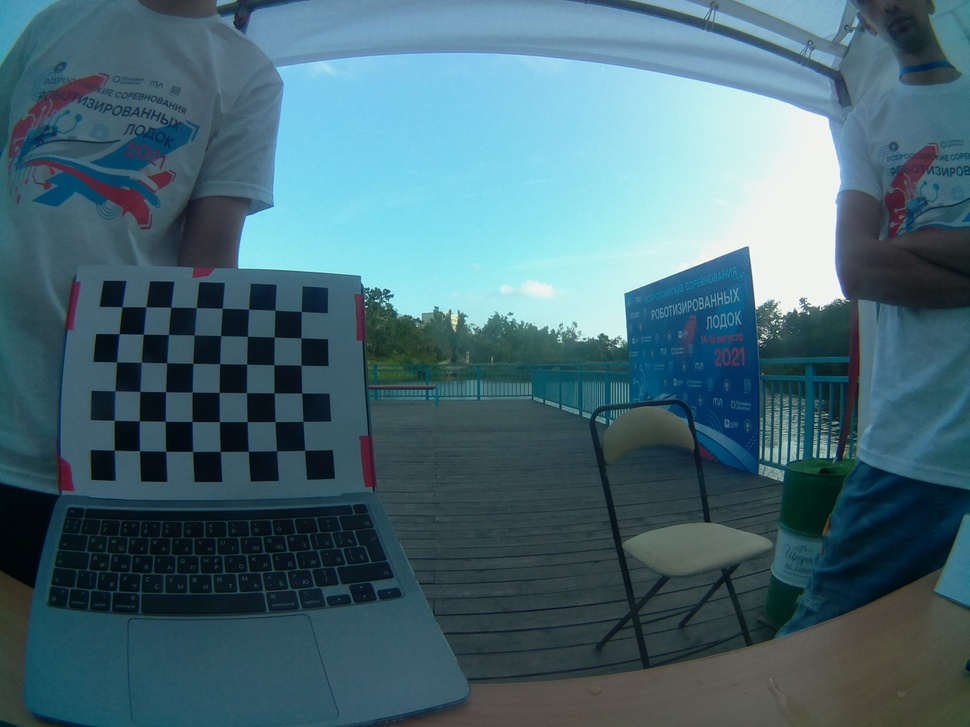
#> input picture camera_calibration/calibration_images/calibration_1.jpg, 970 x 727 px, shrunk from 2592 x 1944 before the run; its folder holds only this picture in this run
$ python example.py
#> lines starting #> are read from the running program, lines starting #| are printed output that depends on the picture; after the words box and inside, x2 and y2 are one past the last pixel; in counts of white or black regions, pixels touching at a corner belong together
import numpy as np
import cv2 as cv
import glob
# Условие прекращения
criteria = (cv.TERM_CRITERIA_EPS + cv.TERM_CRITERIA_MAX_ITER, 30, 0.001)
# Подготовить точки объекта, такие как (0,0,0), (1,0,0), (2,0,0) ...., (6,5,0)
objp = np.zeros((6*8,3), np.float32)
objp[:,:2] = np.mgrid[0:8,0:6].T.reshape(-1,2)
# Используется для хранения точек объекта и точек изображения всех изображений.
objpoints = [] # 3д очка в реальном мире
imgpoints = [] # 2d точки на изображении
images = glob.glob('calibration_images/*.jpg')
for fname in images:
    img = cv.imread(fname)
#> img is the input picture: shape (727, 970, 3); mean B, G, R 116, 104.8, 71.3
    gray = cv.cvtColor(img, cv.COLOR_BGR2GRAY)
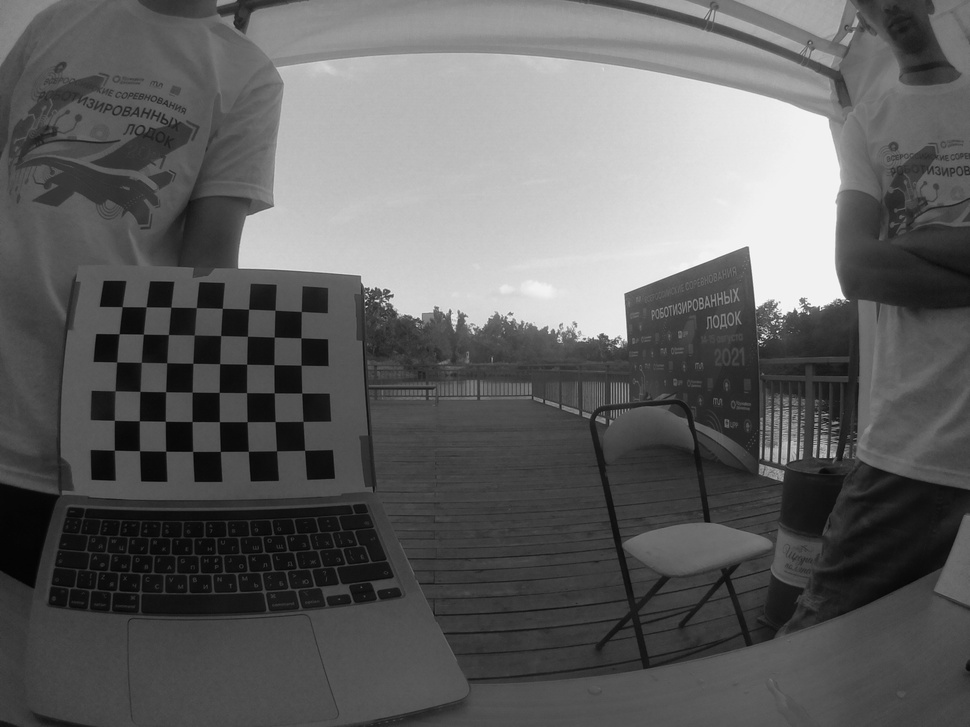
#> gray: shape (727, 970); min 2, max 252, mean 96.1
    cv.imwrite('gray.png', gray)
    # Найдите угол доски
    print('ing')
    ret, corners = cv.findChessboardCorners(gray, (6,8), None)
#> ret = True; corners = 48 rows, first 8: [114.4, 450.1], [114.5, 420.3], [115.1, 390.8], [116.7, 361.9], [119.1, 333.8], [122.1, 306.6], [139.5, 450.7], [139.3, 420.8]
    # Если найдено, добавить точку объекта, точку изображения (после доработки)
    if ret == True:
        objpoints.append(objp)
        corners2 = cv.cornerSubPix(gray,corners, (11,11), (-1,-1), criteria)
#> corners2 = 48 rows, first 8: [114.3, 450.2], [114.4, 420.3], [115.1, 390.8], [116.6, 361.9], [119, 333.7], [122.2, 306.6], [139.5, 450.7], [139.3, 420.8]
        imgpoints.append(corners)
        # Нарисовать и отобразить углы
        cv.drawChessboardCorners(img, (8,6), corners2, ret)
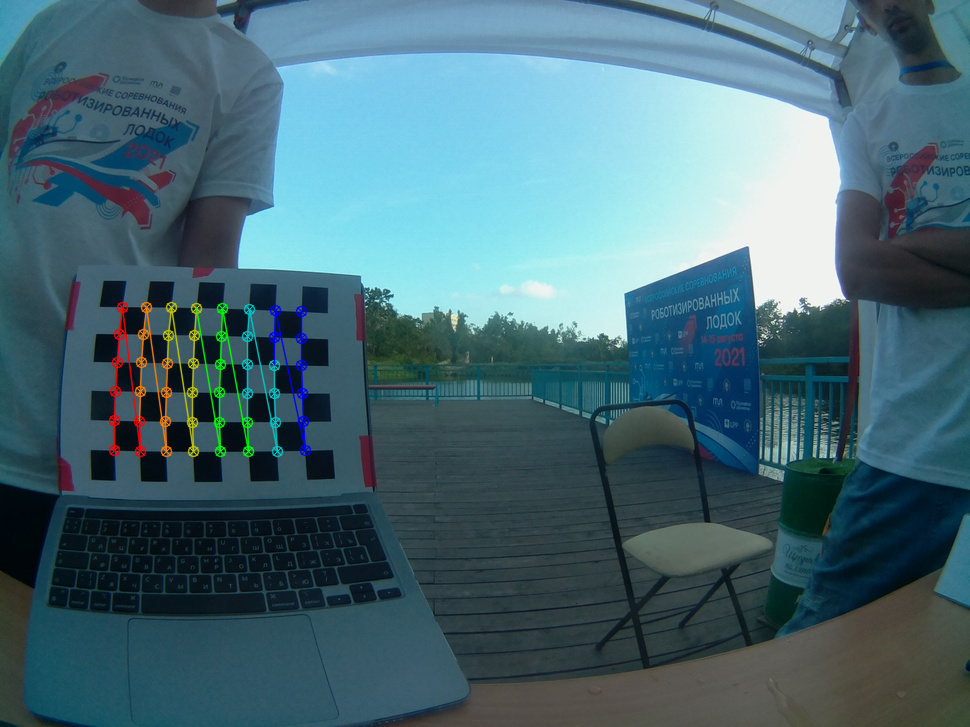
#> img: shape (727, 970, 3); 1.42% of pixels changed, all inside (x1, y1, x2, y2) = (108, 301, 312, 458)
        # cv.imshow('img', img)
        # cv.waitKey(500)
        cv.imwrite('calibresult1.png', img)
        print('done')
cv.destroyAllWindows()

$ run again, on camera_calibration/calibration_images/calibration_3.jpg
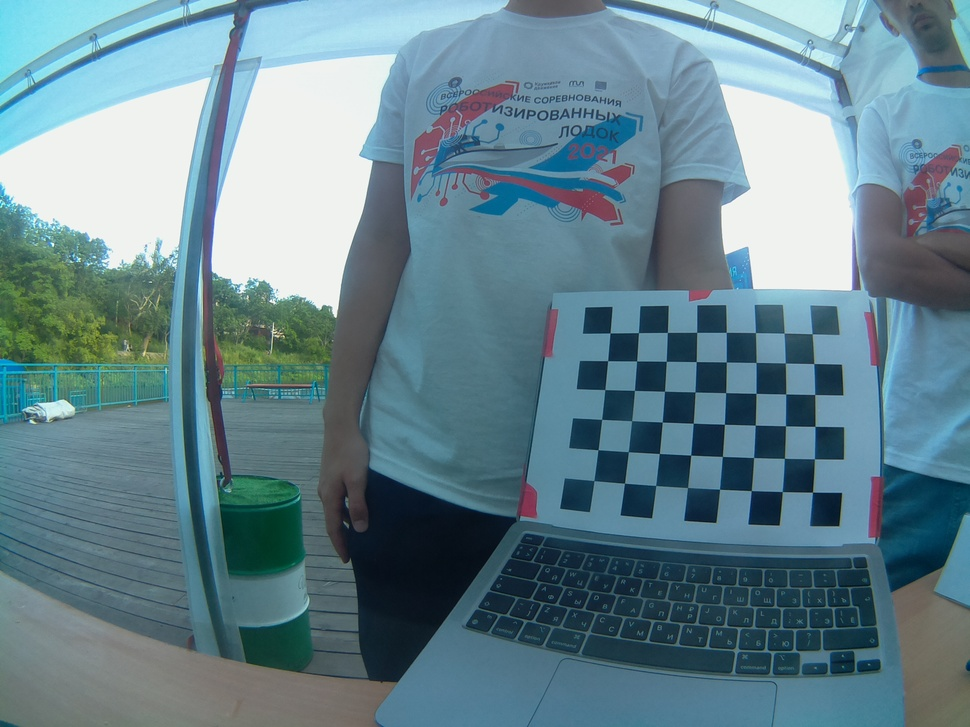
#> input picture camera_calibration/calibration_images/calibration_3.jpg, 970 x 727 px, shrunk from 2592 x 1944 before the run
#> img is the input picture: shape (727, 970, 3); mean B, G, R 142.3, 132, 102
#> `gray = cv.cvtColor(img, cv.COLOR_BGR2GRAY)`:
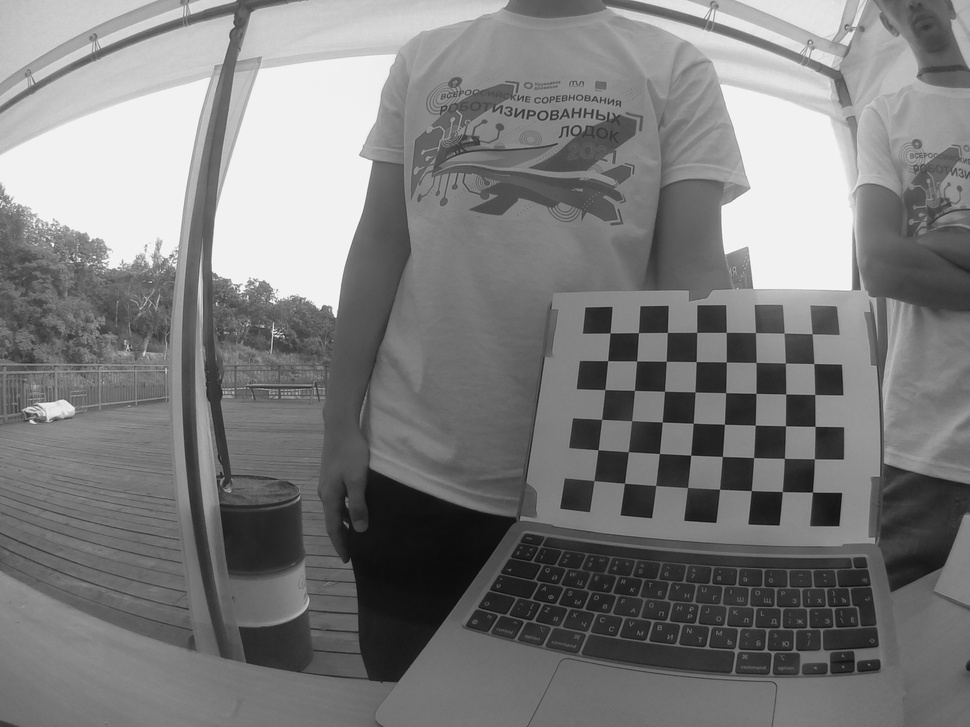
#> gray: shape (727, 970); min 9, max 252, mean 124.2
#> ret = True; corners = 48 rows, first 8: [593.8, 480.7], [598, 449.7], [601.6, 419.4], [605, 389.6], [607.6, 360.7], [610, 332.9], [624.5, 483.2], [628.2, 451.7]
#> corners2 = 48 rows, first 8: [594, 480.6], [598, 449.7], [601.6, 419.4], [604.8, 389.6], [607.6, 360.7], [610.1, 332.9], [624.5, 483.3], [628.4, 451.7]
#> `cv.drawChessboardCorners(img, (8,6), corners2, ret)`:
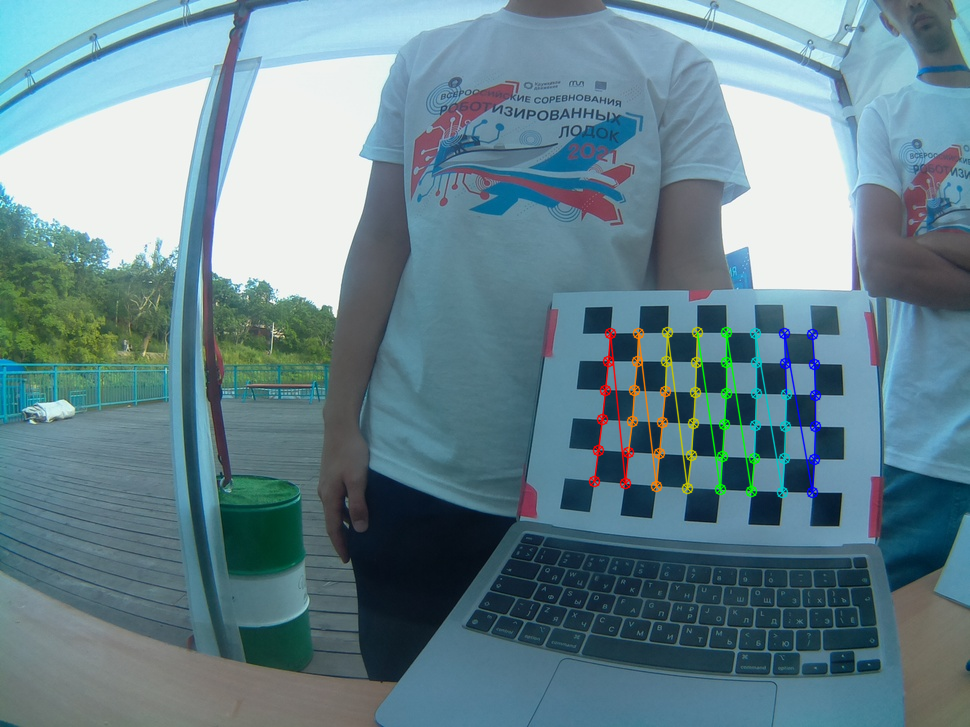
#> img: shape (727, 970, 3); 1.52% of pixels changed, all inside (x1, y1, x2, y2) = (588, 326, 822, 499)

$ run again, on camera_calibration/calibration_images/calibration_4.jpg
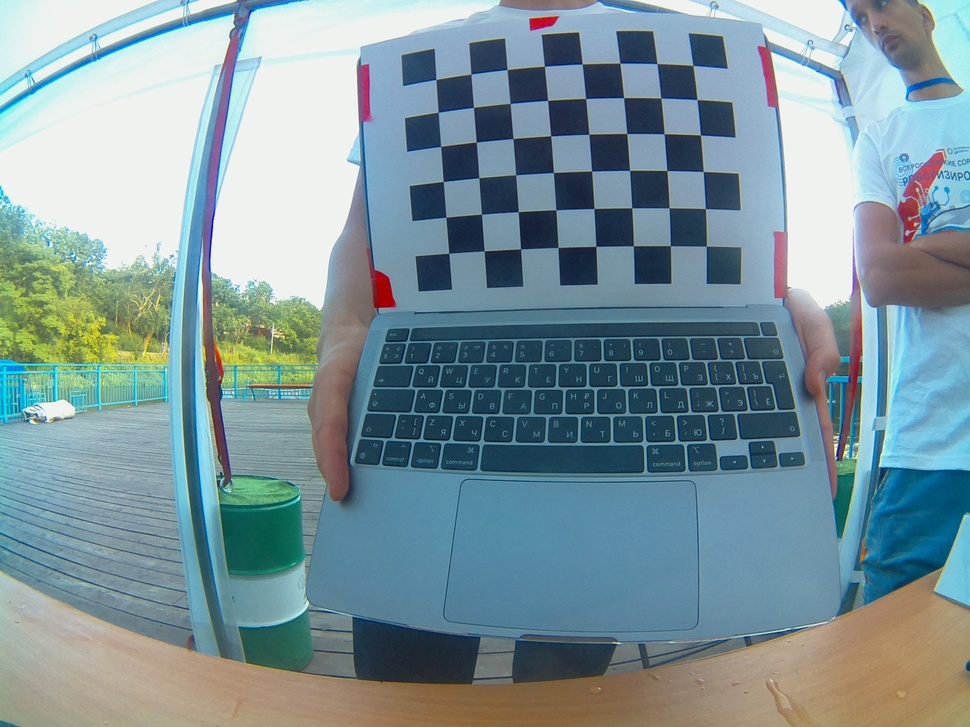
#> input picture camera_calibration/calibration_images/calibration_4.jpg, 970 x 727 px, shrunk from 2592 x 1944 before the run
#> img is the input picture: shape (727, 970, 3); mean B, G, R 154.9, 148.5, 124.8
#> `gray = cv.cvtColor(img, cv.COLOR_BGR2GRAY)`:
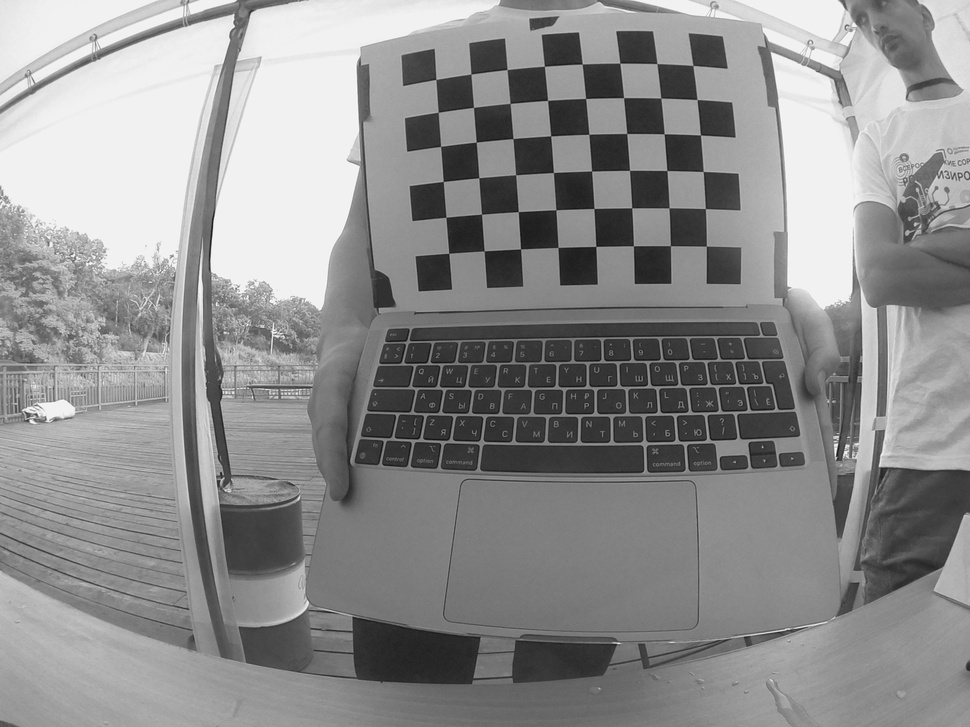
#> gray: shape (727, 970); min 15, max 253, mean 142.1
#> ret = True; corners = 48 rows, first 8: [693, 65.48], [697, 99.51], [700.4, 135], [703.2, 171.5], [705.4, 208.6], [706.3, 245.8], [656.8, 63.55], [661, 98.06]
#> corners2 = 48 rows, first 8: [692.8, 65.45], [697, 99.51], [700.4, 135], [703.2, 171.5], [705.4, 208.6], [706.3, 246.1], [656.9, 63.56], [660.8, 98.07]
#> `cv.drawChessboardCorners(img, (8,6), corners2, ret)`:
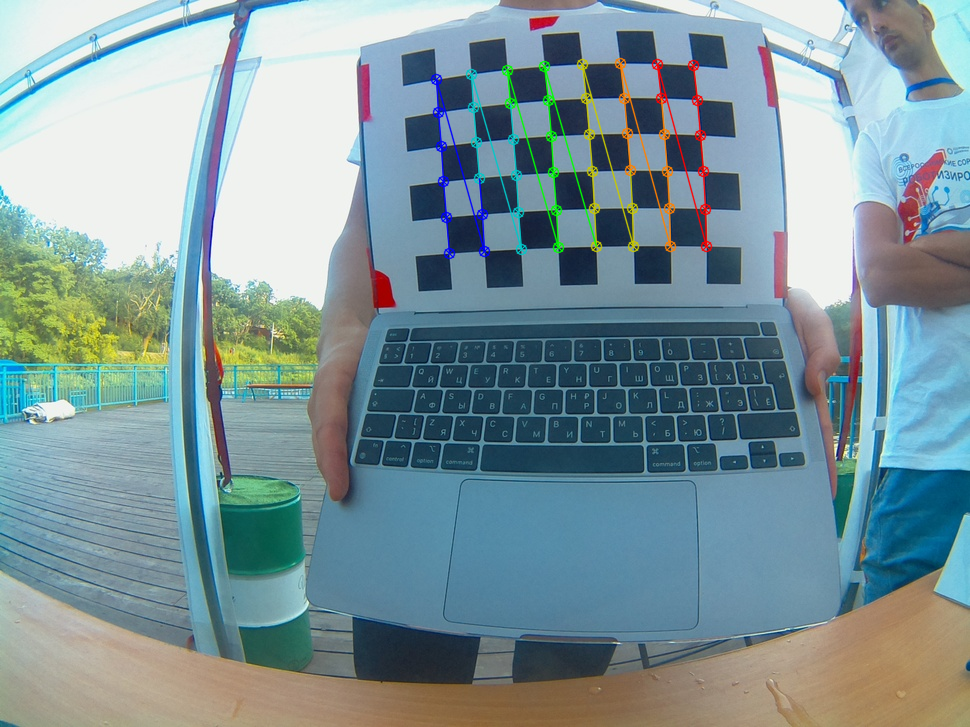
#> img: shape (727, 970, 3); 1.69% of pixels changed, all inside (x1, y1, x2, y2) = (430, 57, 713, 260)
